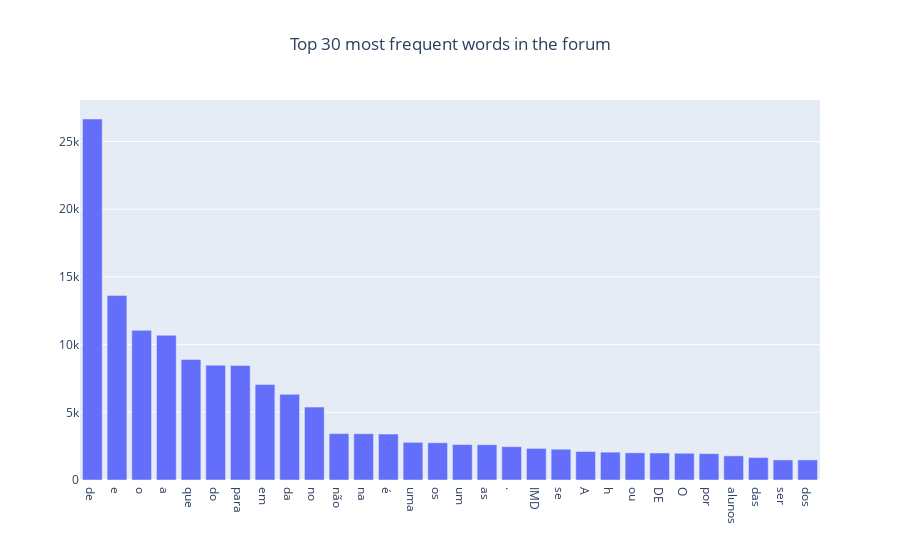
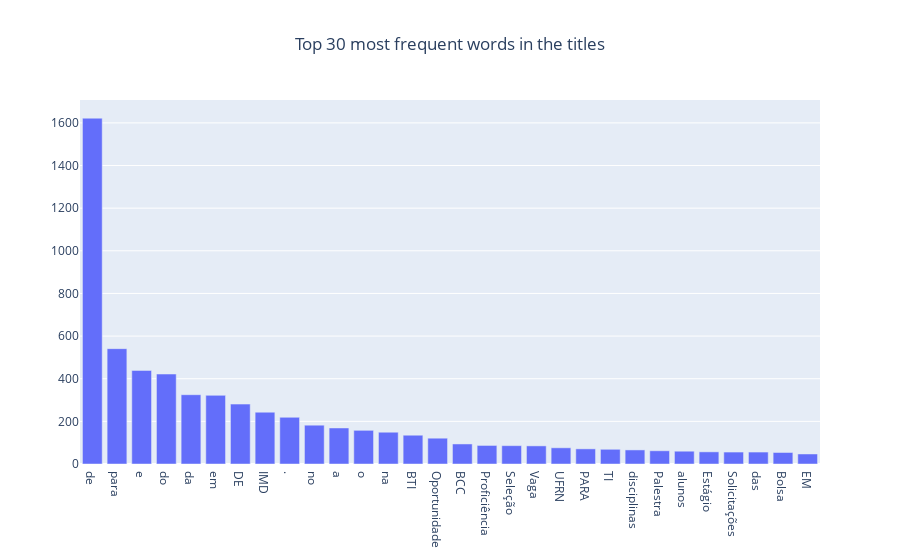
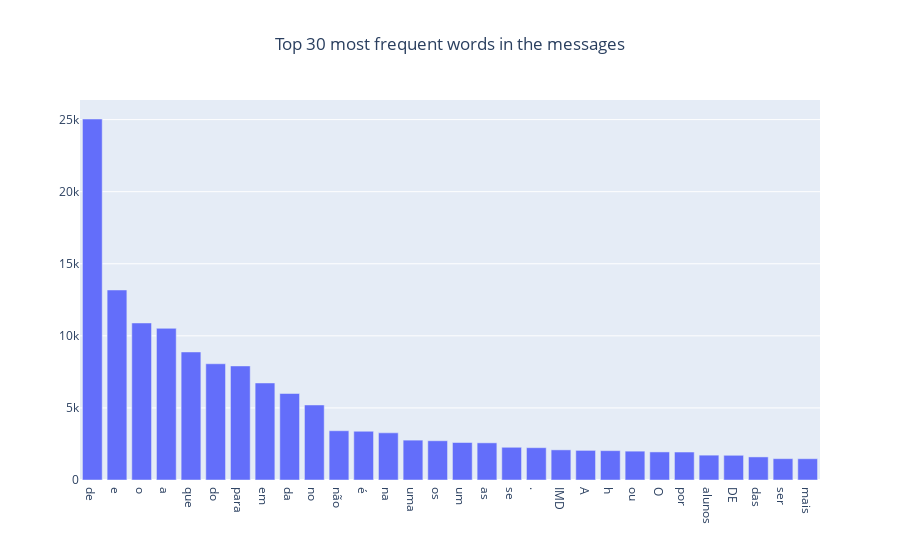

These figures' notebook cell, in order:
### Markdown cell above
It seems there are some words that appear very frequently in this dataset. Let's get an idea of what they are with Counter.

### Code cell
from collections import Counter
import plotly.graph_objects as go

def plot_histogram_word(text_list, n_most_common=30, title="text"):
    # create a list of words
    words = []
    for txt in text_list:
        words += txt.split()

    # count the number of times each word appears in the text
    word_counts = Counter(words)

    # select the top 30 most frequent words
    word_counts = dict(word_counts.most_common(n_most_common))

    # create a bar chart
    fig = go.Figure([go.Bar(x=list(word_counts.keys()), y=list(word_counts.values()))])
    fig.update_layout(title_text=f'Top {n_most_common} most frequent words in the {title}', title_x=0.5)
    fig.show()

plot_histogram_word(text_clean, 30, 'forum')
plot_histogram_word(titles_clean, 30, 'titles')
plot_histogram_word(content_clean, 30, 'messages')

### Figure 1 — Plotly figure (JSON) as saved in the notebook; plotly's stock layout.template omitted (floating-point values rounded to 4 significant figures)
{"data": [{"type": "bar", "x": ["de", "e", "o", "a", "que", "do", "para", "em", "da", "no", "não", "na", "é", "uma", "os", "um", "as", ".", "IMD", "se", "A", "h", "ou", "DE", "O", "por", "alunos", "das", "ser", "dos"], "y": [26662, 13620, 11051, 10690, 8906, 8483, 8453, 7052, 6325, 5385, 3427, 3420, 3390, 2782, 2750, 2618, 2603, 2461, 2333, 2274, 2102, 2057, 2009, 1995, 1975, 1947, 1784, 1657, 1483, 1482]}], "layout": {"title": {"text": "Top 30 most frequent words in the forum", "x": 0.5}}}

### Figure 2 — Plotly figure (JSON) as saved in the notebook; plotly's stock layout.template omitted (floating-point values rounded to 4 significant figures)
{"data": [{"type": "bar", "x": ["de", "para", "e", "do", "da", "em", "DE", "IMD", ".", "no", "a", "o", "na", "BTI", "Oportunidade", "BCC", "Proficiência", "Seleção", "Vaga", "UFRN", "PARA", "TI", "disciplinas", "Palestra", "alunos", "Estágio", "Solicitações", "das", "Bolsa", "EM"], "y": [1622, 541, 439, 422, 325, 322, 281, 243, 219, 182, 169, 158, 149, 135, 121, 94, 87, 86, 85, 76, 71, 69, 66, 62, 60, 57, 56, 56, 54, 47]}], "layout": {"title": {"text": "Top 30 most frequent words in the titles", "x": 0.5}}}

### Figure 3 — Plotly figure (JSON) as saved in the notebook; plotly's stock layout.template omitted (floating-point values rounded to 4 significant figures)
{"data": [{"type": "bar", "x": ["de", "e", "o", "a", "que", "do", "para", "em", "da", "no", "não", "é", "na", "uma", "os", "um", "as", "se", ".", "IMD", "A", "h", "ou", "O", "por", "alunos", "DE", "das", "ser", "mais"], "y": [25042, 13181, 10893, 10521, 8882, 8062, 7913, 6730, 6000, 5204, 3417, 3382, 3272, 2766, 2723, 2601, 2578, 2270, 2242, 2091, 2055, 2035, 2001, 1947, 1940, 1724, 1714, 1601, 1480, 1476]}], "layout": {"title": {"text": "Top 30 most frequent words in the messages", "x": 0.5}}}
